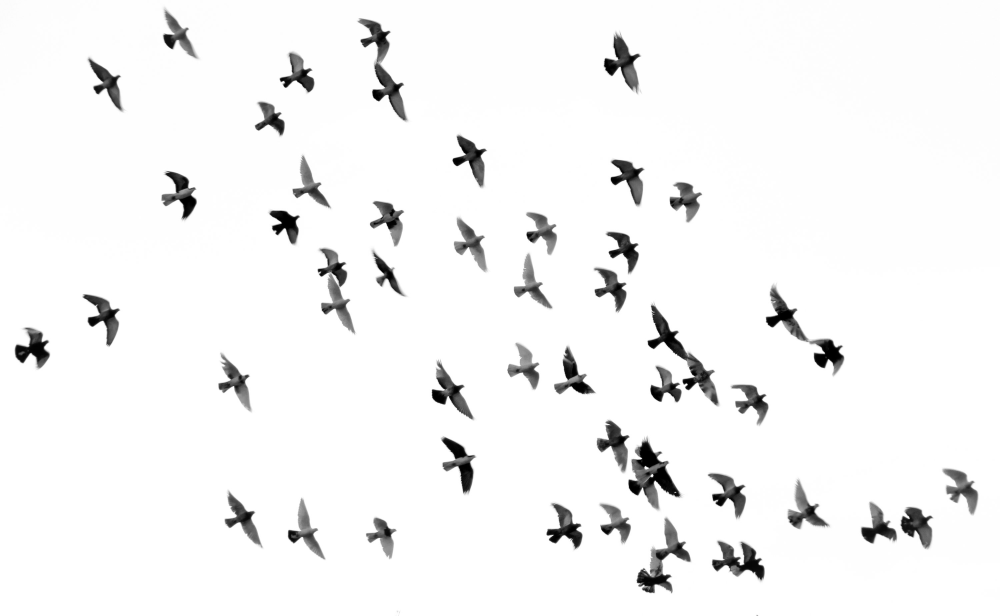
#> input picture OpenCv/data/bird.jpg, 3000 x 1847 px (shown at 1/3 size)
$ jupyter execute --allow-errors Shape_drawing.ipynb
#> lines starting #> are read from the running program, lines starting #| are printed output that depends on the picture; after the words box and inside, x2 and y2 are one past the last pixel; in counts of white or black regions, pixels touching at a corner belong together
[cell 1]
import os
import cv2

[cell 2]
img=cv2.imread(os.path.join('.','data','whiteboard.png'))
img

#> (a cell that did not finish here is left out)

[cell 4]
cv2.imshow('img',img)
cv2.waitKey(0)

line

[cell 5]
line=cv2.line(img, (100,150), (300,450),(0,255,0),3)
cv2.imshow('line',line)
cv2.waitKey(0)

rectangle

[cell 6]
rectangle=cv2.rectangle(img,(200,350),(450,600),(0,0,255),5)
cv2.imshow('rectangle',rectangle)
cv2.waitKey(0)

circle

[cell 7]
circle=cv2.circle(img,(500,550),150,(255,0,0),10)
cv2.imshow('circle',circle)
cv2.waitKey(0)

text

[cell 8]
TEXT=cv2.putText(img,'Hello World',(200,450),cv2.FONT_HERSHEY_SIMPLEX,2,(255,255,0),2)
cv2.imshow('TEXT',TEXT)
cv2.waitKey(0)

# Bounding box

[cell 9]
path=os.path.join('.','data','bird.jpg')
img=cv2.imread(path)
#> img is the input picture: shape (1847, 3000, 3); min 0, max 255, mean 243.9
img

[cell 10]
img=cv2.resize(img,(800,800))
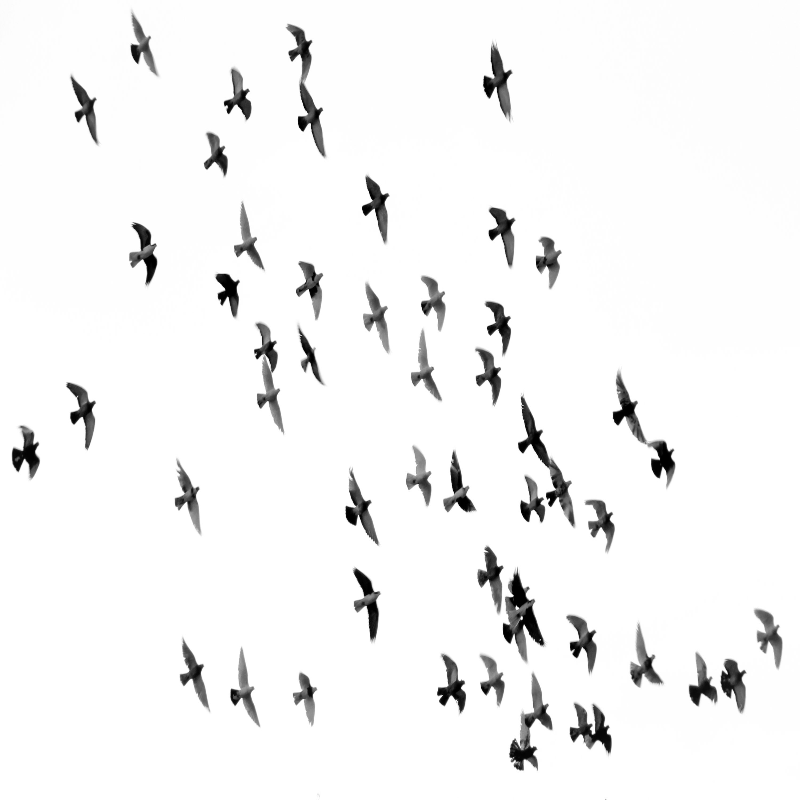
#> img: shape (800, 800, 3); min 0, max 255, mean 243.9

[cell 11]
img_gray=cv2.cvtColor(img,cv2.COLOR_BGR2GRAY)
ret,thresh=cv2.threshold(img_gray,127,255,cv2.THRESH_BINARY_INV)
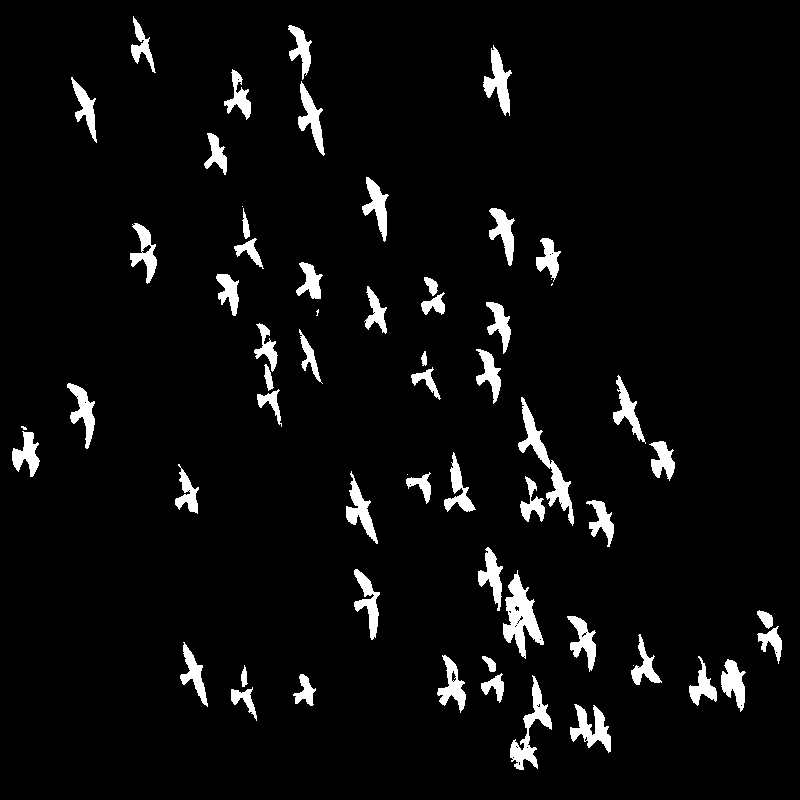
#> thresh: shape (800, 800); 4.8% white; 62 white regions (7 under 20 px)
counters,hierarchy=cv2.findContours(thresh,cv2.RETR_TREE,cv2.CHAIN_APPROX_SIMPLE)
#> counters = 97 contours, 39 with area under 20; largest, box (x1, y1, x2, y2) and area: (503, 570, 544, 659) 1497, (518, 397, 574, 526) 1285, (510, 675, 552, 770) 1014, (570, 704, 611, 753) 832, (483, 45, 512, 116) 794

[cell 12]
for cnt in counters:
    if cv2.contourArea(cnt) > 200:
        #cv2.drawContours(img,cnt,-1,(0,255,0),1)
        x1,y1,w,h=cv2.boundingRect(cnt)
        cv2.rectangle(img,(x1,y1),(x1 + w,y1 +h),(0,255,0),2)
#> this loop made 97 passes
#> (x1, y1, w, h) on passes 1, 3, 4, 12, 13, 16, 18, 20, 23, 24, 26, 28: (570, 704, 41, 49), (231, 687, 26, 34), (510, 675, 42, 95), (293, 674, 23, 32), (481, 673, 23, 30), (721, 659, 25, 53), (689, 656, 28, 50), (437, 655, 29, 58), (180, 642, 28, 65), (631, 634, 31, 51), (757, 626, 25, 38), (567, 616, 29, 56)
#> cnt on passes 6, 7, 8, 9, 10, 14: [[512, 757], [513, 756], [514, 757], [513, 758]], [[526, 747], [527, 746], [528, 747], [527, 748]], [[516, 747], [517, 746], [518, 747], [517, 748]], [[515, 746], [516, 745], [517, 746], [516, 747]], [[536, 705], [537, 704], [538, 705], [537, 706]], [[633, 665]]
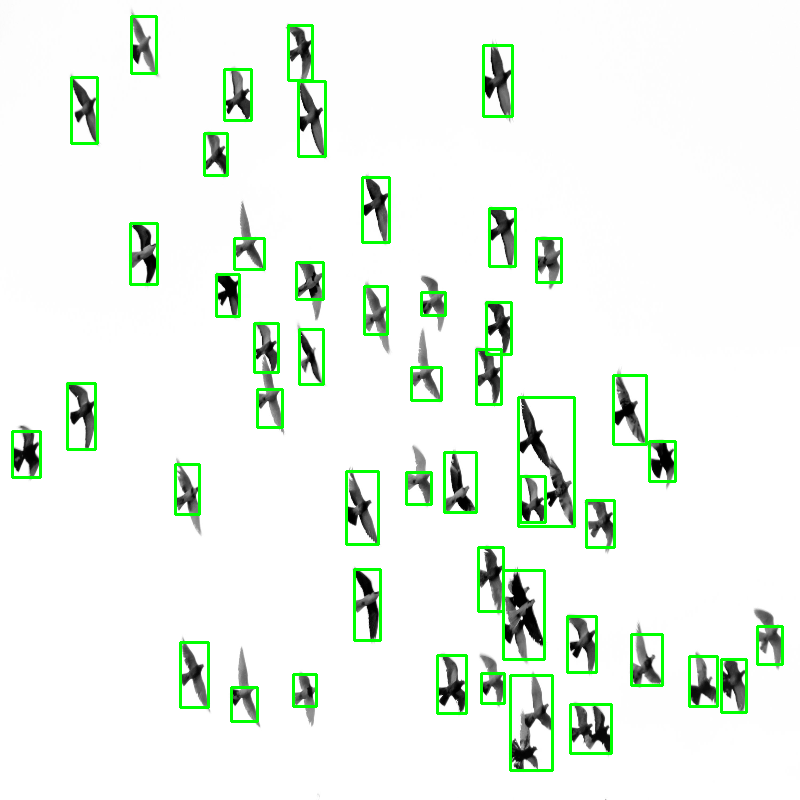
#> img: shape (800, 800, 3); 3.63% of pixels changed, all inside (x1, y1, x2, y2) = (11, 15, 784, 772)

[cell 13]
cv2.imshow('img',img)
cv2.imshow('img_gray',img_gray)
cv2.imshow('thresh',thresh)
cv2.waitKey(0)
#> Out = 27

$ run again, with OpenCv/data/hand_written.jpg copied over OpenCv/data/bird.jpg
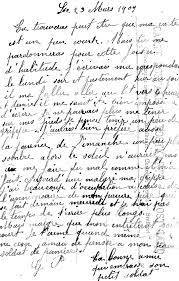
#> input picture OpenCv/data/hand_written.jpg, 179 x 281 px
#> img is the input picture: shape (281, 179, 3); min 0, max 255, mean 229.1
#> `ret,thresh=cv2.threshold(img_gray,127,255,cv2.THRESH_BINARY_INV)`:
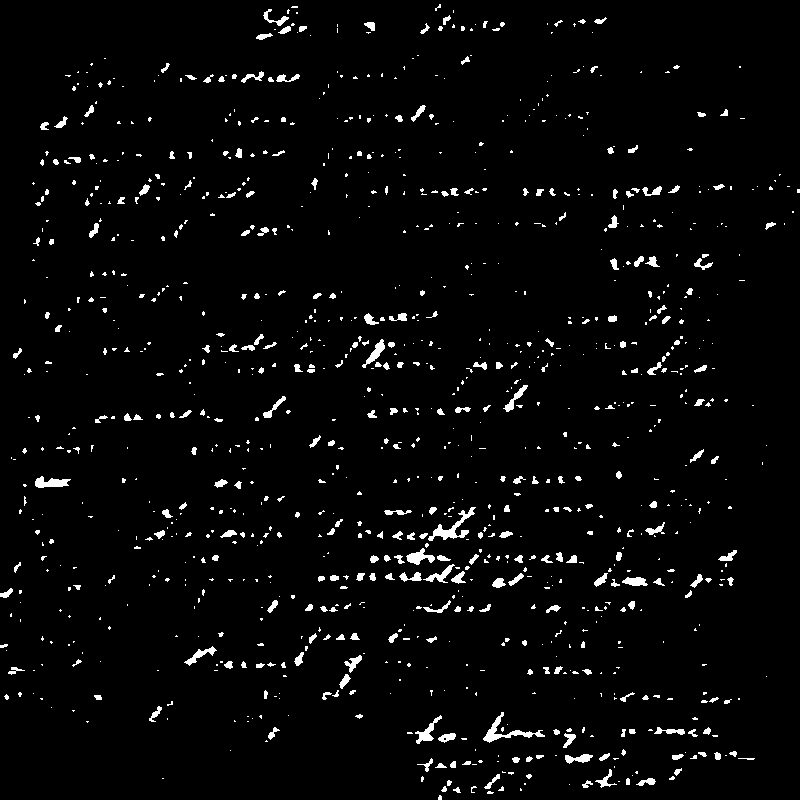
#> thresh: shape (800, 800); 3.1% white; 1082 white regions (780 under 20 px)
#> counters = 1083 contours, 890 with area under 20; largest, box (x1, y1, x2, y2) and area: (428, 507, 476, 541) 350, (483, 712, 545, 743) 326, (35, 476, 71, 488) 220, (406, 548, 435, 565) 200, (415, 715, 442, 744) 183
#> the loop `for cnt in counters:` made 1083 passes
#> (x1, y1, w, h) on passes 84, 412, 461: (483, 712, 62, 31), (428, 507, 48, 34), (35, 476, 36, 12)
#> after the loop `for cnt in counters:`:
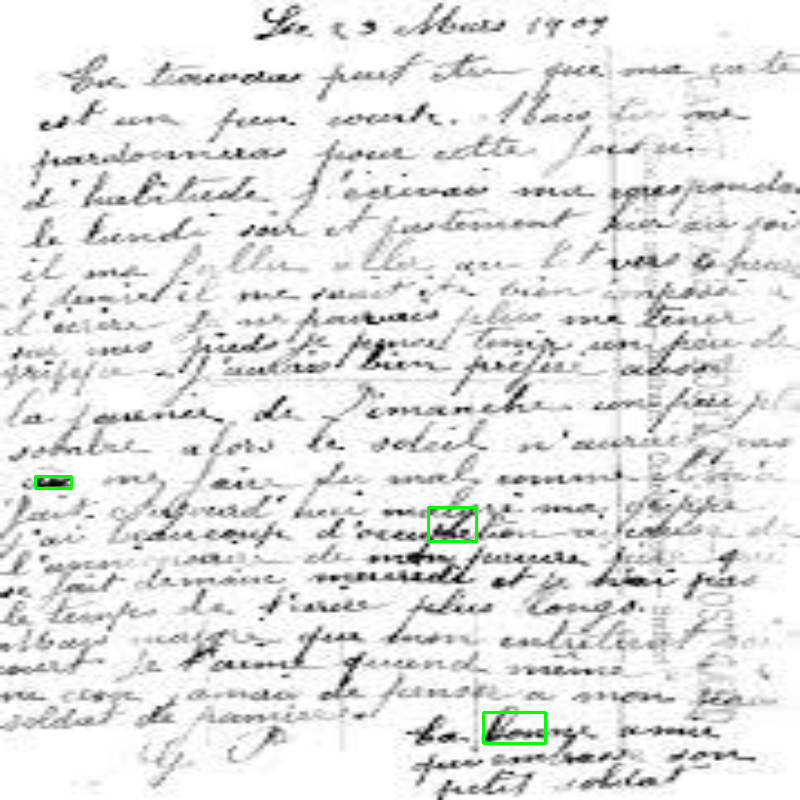
#> img: shape (800, 800, 3); mean B, G, R 228.6, 229.1, 228.6
#> Out = 27
